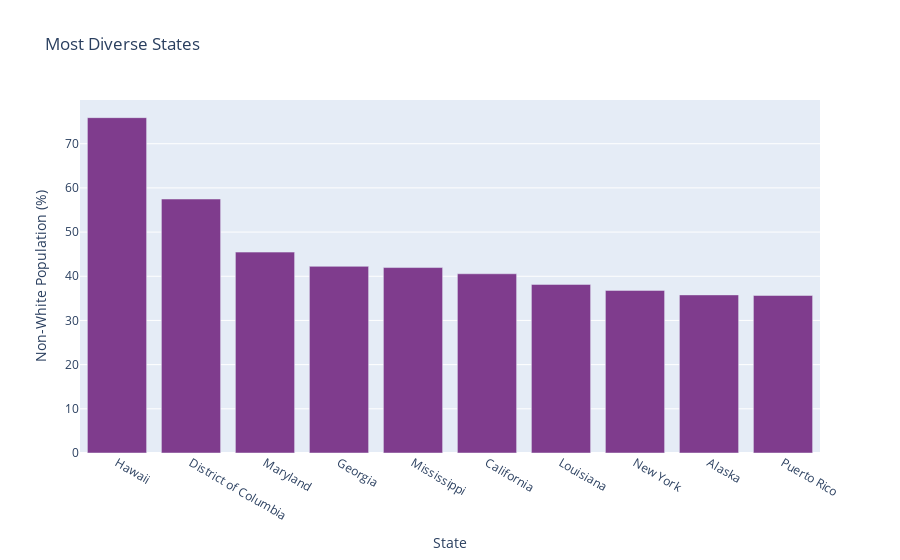

Notebook cell for this chart:
### Code cell
import plotly.express as px

px.bar(data_frame=race.sort_values(by='white_pct').head(10),
       x='state',
       y='nonwhite_pct',
       title='Most Diverse States',
       labels={'state':'State','nonwhite_pct':'Non-White Population (%)'},
       color_discrete_sequence=px.colors.qualitative.Bold
      )

### Figure 1 — Plotly figure (JSON) as saved in the notebook; plotly's stock layout.template omitted (floating-point values rounded to 4 significant figures)
{"data": [{"alignmentgroup": "True", "hovertemplate": "State=%{x}<br>Non-White Population (%)=%{y}<extra></extra>", "legendgroup": "", "marker": {"color": "rgb(127, 60, 141)", "pattern": {"shape": ""}}, "name": "", "offsetgroup": "", "orientation": "v", "showlegend": false, "textposition": "auto", "type": "bar", "x": ["Hawaii", "District of Columbia", "Maryland", "Georgia", "Mississippi", "California", "Louisiana", "New York", "Alaska", "Puerto Rico"], "xaxis": "x", "y": [75.9, 57.48, 45.47, 42.25, 41.97, 40.56, 38.16, 36.8, 35.78, 35.66], "yaxis": "y"}], "layout": {"autosize": true, "barmode": "relative", "legend": {"tracegroupgap": 0}, "title": {"text": "Most Diverse States"}, "xaxis": {"anchor": "y", "autorange": true, "domain": [0, 1], "range": [-0.5, 9.5], "title": {"text": "State"}, "type": "category"}, "yaxis": {"anchor": "x", "autorange": true, "domain": [0, 1], "range": [0, 79.9], "title": {"text": "Non-White Population (%)"}, "type": "linear"}}}
